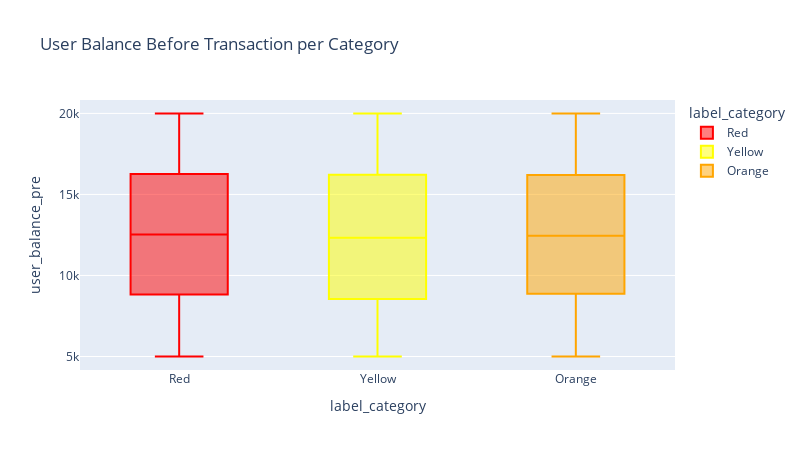

Notebook cell for this chart:
### Markdown cell above
### 3. User Balance Distribution per Category

### Code cell
fig = px.box(data, x='label_category', y='user_balance_pre', color='label_category',
             color_discrete_map={'Red':'red','Orange':'orange','Yellow':'yellow'},
             title='User Balance Before Transaction per Category',
             width=800, height=450)
fig.show()

### Figure 1 — Plotly figure (JSON) as saved in the notebook; plotly's stock layout.template omitted (floating-point values rounded to 4 significant figures; data arrays with more than 128 entries replaced by an {"elided": "..."} marker saying what was removed)
{"data": [{"alignmentgroup": "True", "hovertemplate": "label_category=%{x}<br>user_balance_pre=%{y}<extra></extra>", "legendgroup": "Red", "marker": {"color": "red"}, "name": "Red", "notched": false, "offsetgroup": "Red", "orientation": "v", "showlegend": true, "type": "box", "x": {"elided": "2429 str values"}, "x0": " ", "xaxis": "x", "y": {"elided": "2429 float values"}, "y0": " ", "yaxis": "y"}, {"alignmentgroup": "True", "hovertemplate": "label_category=%{x}<br>user_balance_pre=%{y}<extra></extra>", "legendgroup": "Yellow", "marker": {"color": "yellow"}, "name": "Yellow", "notched": false, "offsetgroup": "Yellow", "orientation": "v", "showlegend": true, "type": "box", "x": {"elided": "4456 str values"}, "x0": " ", "xaxis": "x", "y": {"elided": "4456 float values"}, "y0": " ", "yaxis": "y"}, {"alignmentgroup": "True", "hovertemplate": "label_category=%{x}<br>user_balance_pre=%{y}<extra></extra>", "legendgroup": "Orange", "marker": {"color": "orange"}, "name": "Orange", "notched": false, "offsetgroup": "Orange", "orientation": "v", "showlegend": true, "type": "box", "x": {"elided": "3115 str values"}, "x0": " ", "xaxis": "x", "y": {"elided": "3115 float values"}, "y0": " ", "yaxis": "y"}], "layout": {"boxmode": "overlay", "height": 450, "legend": {"title": {"text": "label_category"}, "tracegroupgap": 0}, "title": {"text": "User Balance Before Transaction per Category"}, "width": 800, "xaxis": {"anchor": "y", "categoryarray": ["Red", "Yellow", "Orange"], "categoryorder": "array", "domain": [0, 1], "title": {"text": "label_category"}}, "yaxis": {"anchor": "x", "domain": [0, 1], "title": {"text": "user_balance_pre"}}}}
